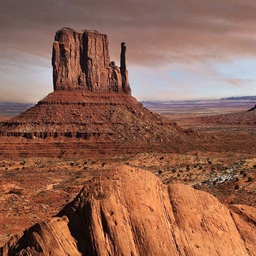
#> input picture Books/A_Comprehensive_Approach_to_ML_and_AI/data/arizona_photo.jpg, 256 x 256 px, shrunk from 1000 x 1000 before the run, found by its file name
$ python svd_tutorial.py
#> lines starting #> are read from the running program, lines starting #| are printed output that depends on the picture; long printed decimals are rounded
import numpy as np
import matplotlib.pyplot as plt
from mpl_toolkits.mplot3d import Axes3D
from skimage import io

# 1. Read the image (ensure the image file is in the 'data' folder)
RGB = io.imread('data/arizona_photo.jpg') / 255.0  # convert to [0,1] float

# 2. Reshape the image: each row is a pixel [R, G, B]
height, width, channels = RGB.shape
#> height = 256; width = 256; channels = 3
X = RGB.reshape(-1, 3)  # shape (N, 3)
N = X.shape[0]
#> N = 65536

# 3. Plot pixels in RGB space (plot every 100th pixel)
fig = plt.figure()
ax = fig.add_subplot(111, projection='3d')
for i in range(0, N, 100):
    ax.scatter(X[i, 0], X[i, 1], X[i, 2], color=X[i, :], s=20)
ax.set_xlabel('Red')
ax.set_ylabel('Green')
ax.set_zlabel('Blue')
ax.set_xlim([0,1]); ax.set_ylim([0,1]); ax.set_zlim([0,1])
plt.title('RGB Color Space Scatter Plot')
plt.show()
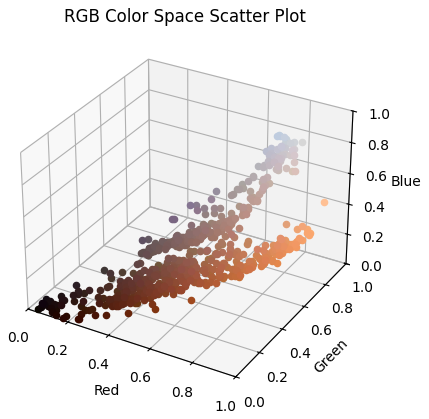
#> figure drawn by matplotlib, 1 panel

# 4. Perform PCA on color vectors
m_x = np.mean(X, axis=0)
#> m_x = [0.571, 0.394, 0.326]
X_centered = X - m_x
C_x = np.cov(X_centered, rowvar=False)
#> C_x = [[0.0368, 0.0301, 0.0244], [0.0301, 0.0327, 0.0331], [0.0244, 0.0331, 0.0382]]

# Compute eigenvalues and eigenvectors.
eigvals, eigvecs = np.linalg.eig(C_x)
#> eigvals = [0.0943, 0.0132, 0.0002]; eigvecs = [[-0.556, -0.757, 0.342], [-0.587, 0.0669, -0.806], [-0.588, 0.65, 0.482]]
# Sort eigenvalues in ascending order and reorder eigenvectors.
sorted_idx = np.argsort(eigvals)
#> sorted_idx = [2, 1, 0]
e1 = eigvecs[:, sorted_idx[-1]]
#> e1 = [-0.556, -0.587, -0.588]
e2 = eigvecs[:, sorted_idx[-2]]
#> e2 = [-0.757, 0.0669, 0.65]
e3 = eigvecs[:, sorted_idx[-3]]
#> e3 = [0.342, -0.806, 0.482]
d1 = eigvals[sorted_idx[-1]]
#> d1 = 0.0943
d2 = eigvals[sorted_idx[-2]]
#> d2 = 0.0132
d3 = eigvals[sorted_idx[-3]]
#> d3 = 0.0002
print("Eigenvector e1:", e1)
#| Eigenvector e1: [-0.5564 -0.5874 -0.5876]
print("Eigenvector e2:", e2)
#| Eigenvector e2: [-0.757  0.06693  0.65]
print("Eigenvector e3:", e3)
#| Eigenvector e3: [ 0.3425  -0.8065   0.4819]
print("Eigenvalue d1:", d1)
#| Eigenvalue d1: 0.09435
print("Eigenvalue d2:", d2)
#| Eigenvalue d2: 0.0132
print("Eigenvalue d3:", d3)
#| Eigenvalue d3: 0.0002004

# Construct transformation matrix A: rows are eigenvectors ordered by descending eigenvalue.
A = np.vstack([e1, e2, e3])
#> A = [[-0.556, -0.587, -0.588], [-0.757, 0.0669, 0.65], [0.342, -0.806, 0.482]]

# 5. Project pixels: Y = A * (x - m_x) for each pixel.
Y = (A @ X_centered.T)  # shape (3, N)

# Display the projections as images.
Y1 = Y[0, :].reshape(height, width)
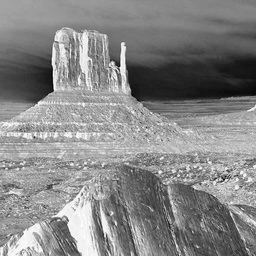
#> Y1: shape (256, 256) float64; min -0.799, max 0.712, mean 1.27e-13; drawn with min black and max white
Y2 = Y[1, :].reshape(height, width)
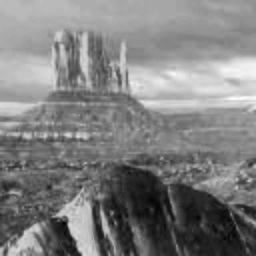
#> Y2: shape (256, 256) float64; min -0.282, max 0.279, mean -1.22e-13; drawn with min black and max white
Y3 = Y[2, :].reshape(height, width)
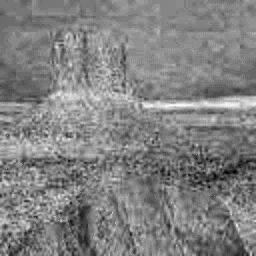
#> Y3: shape (256, 256) float64; min -0.0616, max 0.0598, mean 2.11e-14; drawn with min black and max white
plt.figure(figsize=(15,4))
plt.subplot(1,3,1); plt.imshow(Y1, cmap='gray'); plt.title('Projection on PC1')
plt.subplot(1,3,2); plt.imshow(Y2, cmap='gray'); plt.title('Projection on PC2')
plt.subplot(1,3,3); plt.imshow(Y3, cmap='gray'); plt.title('Projection on PC3')
plt.show()

# 6. Reconstruct image using only the first principal component.
k = 1
A_k = A[:k, :]  # (1, 3)
#> A_k = [[-0.556, -0.587, -0.588]]
# Project and reconstruct: X_r = (A_k^T * Y_k) + m_x, where Y_k = A_k*(X - m_x)
Y_k = A_k @ X_centered.T   # shape (1, N)
X_r = (A_k.T @ Y_k).T + m_x  # shape (N, 3)
X_r = np.clip(X_r, 0, 1)
# Reshape back to image.
reconstructed = X_r.reshape(height, width, 3)
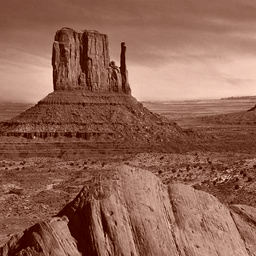
#> reconstructed: shape (256, 256, 3) float64; mean of channels 0, 1, 2 0.571, 0.394, 0.328; drawn as R, G, B

# Plot color-space scatter of reconstructed pixels.
fig = plt.figure()
ax = fig.add_subplot(111, projection='3d')
for i in range(0, N, 100):
    ax.scatter(X_r[i, 0], X_r[i, 1], X_r[i, 2], color=X_r[i, :], s=20)
ax.set_xlabel('Red')
ax.set_ylabel('Green')
ax.set_zlabel('Blue')
ax.set_xlim([0,1]); ax.set_ylim([0,1]); ax.set_zlim([0,1])
plt.title('Reconstructed Color Space Scatter (using PC1)')
plt.show()
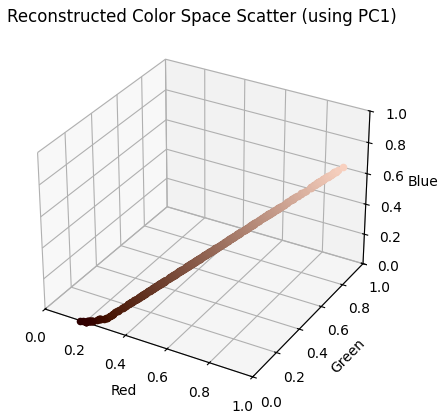
#> figure drawn by matplotlib, 1 panel

# Display original and reconstructed images.
plt.figure()
plt.subplot(1,2,1); plt.imshow(RGB); plt.title('Original Image')
plt.subplot(1,2,2); plt.imshow(reconstructed); plt.title('Reconstructed Image (PC1)')
plt.show()
